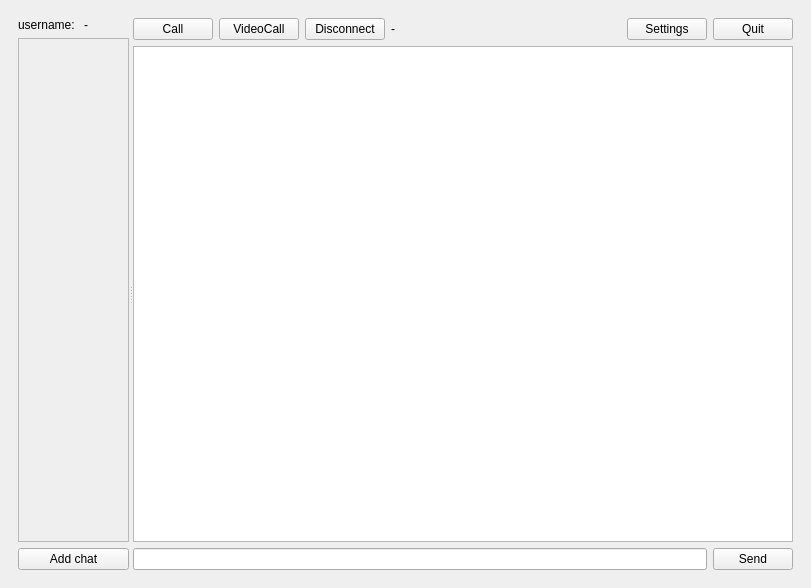
<?xml version="1.0" encoding="UTF-8"?>
<ui version="4.0">
 <class>MainWindow</class>
 <widget class="QMainWindow" name="MainWindow">
  <property name="geometry">
   <rect>
    <x>0</x>
    <y>0</y>
    <width>811</width>
    <height>588</height>
   </rect>
  </property>
  <property name="windowTitle">
   <string>MainWindow</string>
  </property>
  <widget class="QWidget" name="centralwidget">
   <layout class="QGridLayout" name="gridLayout">
    <item row="0" column="0">
     <widget class="QStackedWidget" name="FormsAndMainMenu">
      <property name="currentIndex">
       <number>2</number>
      </property>
      <widget class="QWidget" name="LoginingForm">
       <layout class="QHBoxLayout" name="horizontalLayout_6">
        <item>
         <layout class="QVBoxLayout" name="verticalLayout_4">
          <item>
           <layout class="QHBoxLayout" name="horizontalLayout_7">
            <item>
             <spacer name="horizontalSpacer">
              <property name="orientation">
               <enum>Qt::Horizontal</enum>
              </property>
              <property name="sizeHint" stdset="0">
               <size>
                <width>40</width>
                <height>20</height>
               </size>
              </property>
             </spacer>
            </item>
            <item>
             <widget class="QPushButton" name="Registration">
              <property name="text">
               <string>Registration</string>
              </property>
             </widget>
            </item>
           </layout>
          </item>
          <item>
           <layout class="QHBoxLayout" name="horizontalLayout_10">
            <item>
             <spacer name="horizontalSpacer_5">
              <property name="orientation">
               <enum>Qt::Horizontal</enum>
              </property>
              <property name="sizeHint" stdset="0">
               <size>
                <width>40</width>
                <height>20</height>
               </size>
              </property>
             </spacer>
            </item>
            <item>
             <layout class="QVBoxLayout" name="verticalLayout_3">
              <item>
               <layout class="QVBoxLayout" name="verticalLayout">
                <item>
                 <spacer name="verticalSpacer">
                  <property name="orientation">
                   <enum>Qt::Vertical</enum>
                  </property>
                  <property name="sizeHint" stdset="0">
                   <size>
                    <width>20</width>
                    <height>40</height>
                   </size>
                  </property>
                 </spacer>
                </item>
                <item>
                 <layout class="QHBoxLayout" name="horizontalLayout">
                  <item>
                   <widget class="QLabel" name="label">
                    <property name="text">
                     <string>username:</string>
                    </property>
                   </widget>
                  </item>
                  <item>
                   <widget class="QLineEdit" name="logUsername"/>
                  </item>
                 </layout>
                </item>
                <item>
                 <layout class="QHBoxLayout" name="horizontalLayout_2">
                  <item>
                   <widget class="QLabel" name="label_2">
                    <property name="text">
                     <string>password: </string>
                    </property>
                   </widget>
                  </item>
                  <item>
                   <widget class="QLineEdit" name="logPassword">
                    <property name="echoMode">
                     <enum>QLineEdit::Password</enum>
                    </property>
                   </widget>
                  </item>
                 </layout>
                </item>
                <item>
                 <widget class="QPushButton" name="LoginUserButton">
                  <property name="text">
                   <string>Login</string>
                  </property>
                 </widget>
                </item>
                <item>
                 <widget class="QLabel" name="logInfoLabel">
                  <property name="text">
                   <string/>
                  </property>
                 </widget>
                </item>
                <item>
                 <spacer name="verticalSpacer_2">
                  <property name="orientation">
                   <enum>Qt::Vertical</enum>
                  </property>
                  <property name="sizeHint" stdset="0">
                   <size>
                    <width>20</width>
                    <height>40</height>
                   </size>
                  </property>
                 </spacer>
                </item>
               </layout>
              </item>
             </layout>
            </item>
            <item>
             <spacer name="horizontalSpacer_6">
              <property name="orientation">
               <enum>Qt::Horizontal</enum>
              </property>
              <property name="sizeHint" stdset="0">
               <size>
                <width>40</width>
                <height>20</height>
               </size>
              </property>
             </spacer>
            </item>
           </layout>
          </item>
         </layout>
        </item>
       </layout>
      </widget>
      <widget class="QWidget" name="RegistrationForm">
       <layout class="QHBoxLayout" name="horizontalLayout_12">
        <item>
         <layout class="QVBoxLayout" name="verticalLayout_5">
          <item>
           <layout class="QHBoxLayout" name="horizontalLayout_9">
            <item>
             <spacer name="horizontalSpacer_4">
              <property name="orientation">
               <enum>Qt::Horizontal</enum>
              </property>
              <property name="sizeHint" stdset="0">
               <size>
                <width>40</width>
                <height>20</height>
               </size>
              </property>
             </spacer>
            </item>
            <item>
             <widget class="QPushButton" name="Logining">
              <property name="text">
               <string>Logining</string>
              </property>
             </widget>
            </item>
           </layout>
          </item>
          <item>
           <layout class="QHBoxLayout" name="horizontalLayout_8">
            <item>
             <spacer name="horizontalSpacer_2">
              <property name="orientation">
               <enum>Qt::Horizontal</enum>
              </property>
              <property name="sizeHint" stdset="0">
               <size>
                <width>40</width>
                <height>20</height>
               </size>
              </property>
             </spacer>
            </item>
            <item>
             <layout class="QVBoxLayout" name="verticalLayout_2">
              <item>
               <spacer name="verticalSpacer_4">
                <property name="orientation">
                 <enum>Qt::Vertical</enum>
                </property>
                <property name="sizeHint" stdset="0">
                 <size>
                  <width>20</width>
                  <height>40</height>
                 </size>
                </property>
               </spacer>
              </item>
              <item>
               <layout class="QHBoxLayout" name="horizontalLayout_5">
                <item>
                 <widget class="QLabel" name="label_5">
                  <property name="text">
                   <string>username:</string>
                  </property>
                 </widget>
                </item>
                <item>
                 <widget class="QLineEdit" name="regUsername"/>
                </item>
               </layout>
              </item>
              <item>
               <layout class="QHBoxLayout" name="horizontalLayout_4">
                <item>
                 <widget class="QLabel" name="label_6">
                  <property name="text">
                   <string>password: </string>
                  </property>
                 </widget>
                </item>
                <item>
                 <widget class="QLineEdit" name="regPassword1">
                  <property name="echoMode">
                   <enum>QLineEdit::Password</enum>
                  </property>
                 </widget>
                </item>
               </layout>
              </item>
              <item>
               <layout class="QHBoxLayout" name="horizontalLayout_3">
                <item>
                 <widget class="QLabel" name="label_7">
                  <property name="text">
                   <string>password: </string>
                  </property>
                 </widget>
                </item>
                <item>
                 <widget class="QLineEdit" name="regPassword2">
                  <property name="echoMode">
                   <enum>QLineEdit::Password</enum>
                  </property>
                 </widget>
                </item>
               </layout>
              </item>
              <item>
               <widget class="QPushButton" name="RegisterUserButton">
                <property name="text">
                 <string>Register</string>
                </property>
               </widget>
              </item>
              <item>
               <widget class="QLabel" name="regInfoLabel">
                <property name="text">
                 <string/>
                </property>
               </widget>
              </item>
              <item>
               <spacer name="verticalSpacer_3">
                <property name="orientation">
                 <enum>Qt::Vertical</enum>
                </property>
                <property name="sizeHint" stdset="0">
                 <size>
                  <width>20</width>
                  <height>40</height>
                 </size>
                </property>
               </spacer>
              </item>
             </layout>
            </item>
            <item>
             <spacer name="horizontalSpacer_3">
              <property name="orientation">
               <enum>Qt::Horizontal</enum>
              </property>
              <property name="sizeHint" stdset="0">
               <size>
                <width>40</width>
                <height>20</height>
               </size>
              </property>
             </spacer>
            </item>
           </layout>
          </item>
         </layout>
        </item>
       </layout>
      </widget>
      <widget class="QWidget" name="ChatsMenu">
       <layout class="QGridLayout" name="gridLayout_2">
        <item row="0" column="0">
         <widget class="QSplitter" name="splitter">
          <property name="orientation">
           <enum>Qt::Horizontal</enum>
          </property>
          <widget class="QWidget" name="">
           <layout class="QVBoxLayout" name="verticalLayout_8">
            <item>
             <layout class="QHBoxLayout" name="horizontalLayout_15">
              <item>
               <widget class="QLabel" name="label_3">
                <property name="text">
                 <string>username: </string>
                </property>
               </widget>
              </item>
              <item>
               <widget class="QLabel" name="currentUsernameLabel">
                <property name="text">
                 <string>-</string>
                </property>
               </widget>
              </item>
             </layout>
            </item>
            <item>
             <layout class="QVBoxLayout" name="verticalLayout_9">
              <item>
               <widget class="QScrollArea" name="scrollArea">
                <property name="widgetResizable">
                 <bool>true</bool>
                </property>
                <widget class="QWidget" name="scrollAreaWidgetContents">
                 <property name="geometry">
                  <rect>
                   <x>0</x>
                   <y>0</y>
                   <width>174</width>
                   <height>498</height>
                  </rect>
                 </property>
                 <layout class="QVBoxLayout" name="verticalLayout_7">
                  <item>
                   <layout class="QVBoxLayout" name="ChatButtonsList"/>
                  </item>
                  <item>
                   <spacer name="verticalSpacer_5">
                    <property name="orientation">
                     <enum>Qt::Vertical</enum>
                    </property>
                    <property name="sizeHint" stdset="0">
                     <size>
                      <width>20</width>
                      <height>40</height>
                     </size>
                    </property>
                   </spacer>
                  </item>
                 </layout>
                </widget>
               </widget>
              </item>
              <item>
               <widget class="QPushButton" name="AddChat">
                <property name="text">
                 <string>Add chat</string>
                </property>
               </widget>
              </item>
             </layout>
            </item>
           </layout>
          </widget>
          <widget class="QWidget" name="layoutWidget">
           <layout class="QVBoxLayout" name="verticalLayout_6">
            <item>
             <layout class="QHBoxLayout" name="horizontalLayout_13">
              <item>
               <widget class="QPushButton" name="CallButton">
                <property name="text">
                 <string>Call</string>
                </property>
               </widget>
              </item>
              <item>
               <widget class="QPushButton" name="VideocallButton">
                <property name="text">
                 <string>VideoCall</string>
                </property>
               </widget>
              </item>
              <item>
               <widget class="QPushButton" name="disconnectButton">
                <property name="text">
                 <string>Disconnect</string>
                </property>
               </widget>
              </item>
              <item>
               <widget class="QLabel" name="currentChatLabel">
                <property name="text">
                 <string>-</string>
                </property>
               </widget>
              </item>
              <item>
               <spacer name="horizontalSpacer_7">
                <property name="orientation">
                 <enum>Qt::Horizontal</enum>
                </property>
                <property name="sizeHint" stdset="0">
                 <size>
                  <width>40</width>
                  <height>20</height>
                 </size>
                </property>
               </spacer>
              </item>
              <item>
               <widget class="QPushButton" name="SettingsButton">
                <property name="text">
                 <string>Settings</string>
                </property>
               </widget>
              </item>
              <item>
               <widget class="QPushButton" name="QuitButton">
                <property name="text">
                 <string>Quit</string>
                </property>
               </widget>
              </item>
             </layout>
            </item>
            <item>
             <widget class="QTextEdit" name="MessagesArea">
              <property name="readOnly">
               <bool>true</bool>
              </property>
             </widget>
            </item>
            <item>
             <layout class="QHBoxLayout" name="horizontalLayout_11">
              <item>
               <widget class="QLineEdit" name="MessageTextEdit"/>
              </item>
              <item>
               <widget class="QPushButton" name="Send">
                <property name="text">
                 <string>Send</string>
                </property>
               </widget>
              </item>
             </layout>
            </item>
           </layout>
          </widget>
         </widget>
        </item>
       </layout>
      </widget>
     </widget>
    </item>
   </layout>
  </widget>
 </widget>
 <resources/>
 <connections/>
</ui>
